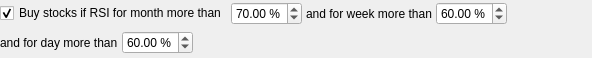
<?xml version="1.0" encoding="UTF-8"?>
<ui version="4.0">
 <class>BuyDecision9ConfigWidget</class>
 <widget class="QWidget" name="BuyDecision9ConfigWidget">
  <property name="geometry">
   <rect>
    <x>0</x>
    <y>0</y>
    <width>592</width>
    <height>58</height>
   </rect>
  </property>
  <layout class="QVBoxLayout" name="verticalLayout">
   <property name="spacing">
    <number>4</number>
   </property>
   <property name="leftMargin">
    <number>0</number>
   </property>
   <property name="topMargin">
    <number>0</number>
   </property>
   <property name="rightMargin">
    <number>0</number>
   </property>
   <property name="bottomMargin">
    <number>0</number>
   </property>
   <item>
    <layout class="QHBoxLayout" name="horizontalLayout">
     <property name="spacing">
      <number>4</number>
     </property>
     <item>
      <widget class="QCheckBox" name="enabledCheckBox">
       <property name="text">
        <string>Buy stocks if RSI for month more than</string>
       </property>
       <property name="checked">
        <bool>true</bool>
       </property>
      </widget>
     </item>
     <item>
      <widget class="QDoubleSpinBox" name="rsiMonthDoubleSpinBox">
       <property name="suffix">
        <string notr="true"> %</string>
       </property>
       <property name="singleStep">
        <double>0.100000000000000</double>
       </property>
       <property name="value">
        <double>70.000000000000000</double>
       </property>
      </widget>
     </item>
     <item>
      <widget class="QLabel" name="label">
       <property name="text">
        <string>and for week more than</string>
       </property>
      </widget>
     </item>
     <item>
      <widget class="QDoubleSpinBox" name="rsiWeekDoubleSpinBox">
       <property name="suffix">
        <string notr="true"> %</string>
       </property>
       <property name="singleStep">
        <double>0.100000000000000</double>
       </property>
       <property name="value">
        <double>60.000000000000000</double>
       </property>
      </widget>
     </item>
     <item>
      <spacer name="horizontalSpacer">
       <property name="orientation">
        <enum>Qt::Orientation::Horizontal</enum>
       </property>
       <property name="sizeHint" stdset="0">
        <size>
         <width>40</width>
         <height>20</height>
        </size>
       </property>
      </spacer>
     </item>
    </layout>
   </item>
   <item>
    <layout class="QHBoxLayout" name="horizontalLayout_2">
     <property name="spacing">
      <number>4</number>
     </property>
     <item>
      <widget class="QLabel" name="label_2">
       <property name="text">
        <string>and for day more than</string>
       </property>
      </widget>
     </item>
     <item>
      <widget class="QDoubleSpinBox" name="rsiDayDoubleSpinBox">
       <property name="suffix">
        <string notr="true"> %</string>
       </property>
       <property name="singleStep">
        <double>0.100000000000000</double>
       </property>
       <property name="value">
        <double>60.000000000000000</double>
       </property>
      </widget>
     </item>
     <item>
      <spacer name="horizontalSpacer_2">
       <property name="orientation">
        <enum>Qt::Orientation::Horizontal</enum>
       </property>
       <property name="sizeHint" stdset="0">
        <size>
         <width>40</width>
         <height>20</height>
        </size>
       </property>
      </spacer>
     </item>
    </layout>
   </item>
  </layout>
 </widget>
 <resources/>
 <connections/>
</ui>
